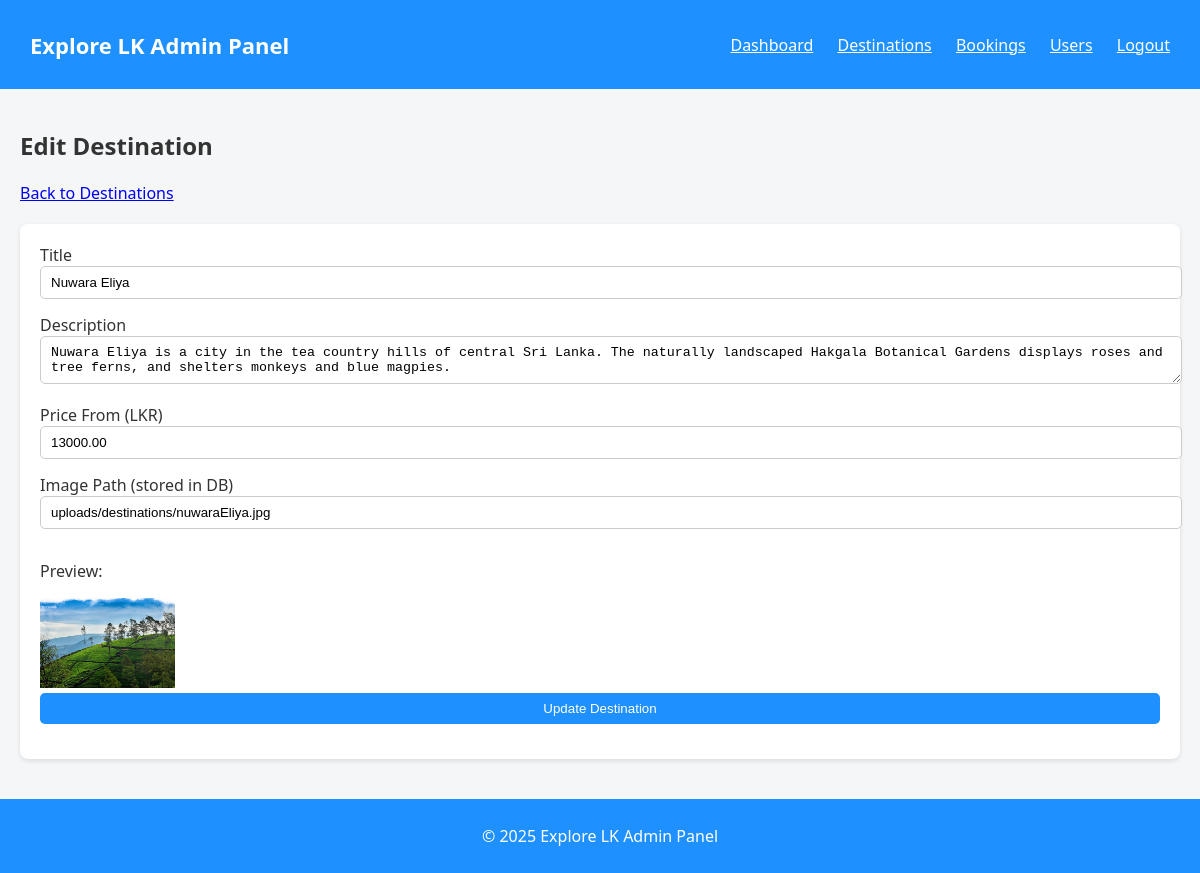
Screenshot of /admin/edit_destination.php?destination_id=13 (signed in) with the database file from the repository.
### tables this page shows
CREATE TABLE `destinations` (
  `destination_id` int(10) UNSIGNED NOT NULL,
  `title` varchar(150) NOT NULL,
  `slug` varchar(180) DEFAULT NULL,
  `description` text NOT NULL,
  `category` varchar(80) DEFAULT NULL,
  `location_text` varchar(200) DEFAULT NULL,
  `latitude` decimal(10,7) DEFAULT NULL,
  `longitude` decimal(10,7) DEFAULT NULL,
  `price_from` decimal(10,2) DEFAULT NULL,
  `image_path` varchar(255) DEFAULT NULL,
  `created_at` timestamp NOT NULL DEFAULT current_timestamp()
);

### admin/edit_destination.php (the view, shortened to what this page needs)
<?php
include 'header.php';
$destination_id = (int) $_GET['destination_id'];
$stmt = $conn->prepare("SELECT destination_id, title, description, price_from, image_path FROM destinations WHERE destination_id = ?");
$stmt->bind_param("i", $destination_id);
$stmt->execute();
$result = $stmt->get_result();
$dest = $result->fetch_assoc();
?>
<h2>Edit Destination</h2>
<p><a href="destinations.php">Back to Destinations</a></p>
<form method="POST">
    <label>Title</label>
    <input type="text" name="title" value="<?php echo htmlspecialchars($dest['title']); ?>" required>
    <label>Description</label>
    <textarea name="description" required><?php echo htmlspecialchars($dest['description']); ?></textarea>
    <label>Price From (LKR)</label>
    <input type="number" step="0.01" name="price_from" value="<?php echo htmlspecialchars($dest['price_from']); ?>" required>
    <label>Image Path (stored in DB)</label>
    <input type="text" name="image_path" value="<?php echo htmlspecialchars($dest['image_path']); ?>" required>
    <p>Preview:</p>
    <?php if (!empty($dest['image_path'])): ?>
        <img src="../assets/<?php echo htmlspecialchars($dest['image_path']); ?>" alt="" style="height:90px;">
    <?php endif; ?>
    <input type="submit" value="Update Destination">
</form>
<?php include 'footer.php'; ?>

### assets/css/admin.css (style rules this page uses)
body { background-color: #f4f6f8; font-family: 'Segoe UI', Tahoma, Geneva, Verdana, sans-serif; color: #333; margin: 0; }
button, input[type="submit"] { background-color: #1e90ff; color: #fff; padding: 8px 16px; border: none; border-radius: 5px; cursor: pointer; }
form { background-color: #fff; padding: 20px; border-radius: 8px; box-shadow: 0 2px 5px rgba(0,0,0,0.1); margin: 20px 0; }
form input, form textarea, form select { width: 100%; padding: 8px 10px; margin-bottom: 15px; border-radius: 5px; border: 1px solid #ccc; }
html, body { height: 100%; margin: 0; display: flex; flex-direction: column; }

### rows the page displays
destinations: title "Nuwara Eliya", description "Nuwara Eliya is a city in the tea country hills of central Sri Lanka. The naturally landscaped Hakgala Botanical Gardens displays roses and tree ferns, and shelters monkeys and blue magpies.", price_from "13000.00", image_path "uploads/destinations/nuwaraEliya.jpg", image_path (picture)
